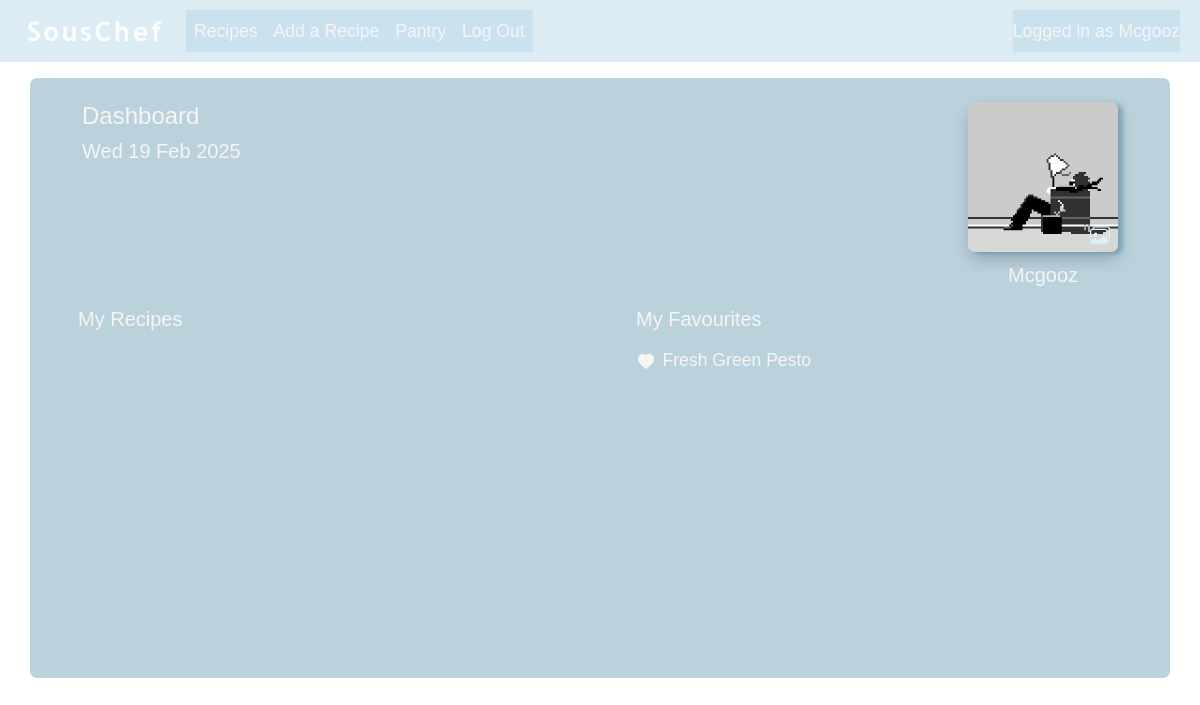
The page /user_dashboard/ (signed in) on the database as committed earlier.
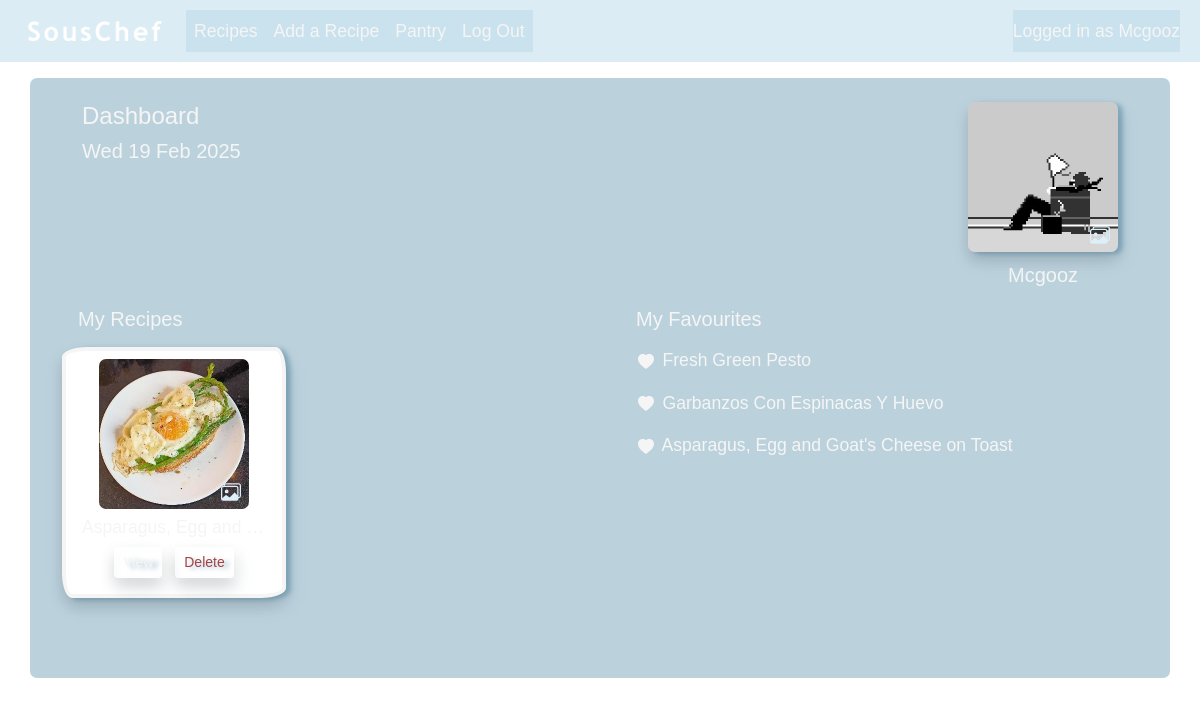
The same page on the database as committed later.
### souschef/models.py (models this page shows, shortened)
class User(AbstractUser):
    pass

class UserDashboard(models.Model):
    user_name = models.OneToOneField(User, on_delete=models.CASCADE, related_name="user_name")
    created = models.DateTimeField(auto_now_add=True)
    profile_picture = models.ImageField(upload_to="profile_pics", null=True, blank=True)

class Favourite(models.Model):
    user = models.ForeignKey(UserDashboard, on_delete=models.CASCADE, related_name="user")
    favourite_recipe = models.ForeignKey(Recipe, on_delete=models.CASCADE, null=True, blank=True, related_name="favourite_recipe")

class Recipe(models.Model):
    title = models.CharField(max_length=128)
    description = models.TextField()
    ingredients = models.ManyToManyField(Ingredient, through="IngredientPerRecipe")
    image = models.ImageField(upload_to="recipe_pics", null=True, blank=True)
    created_by = models.ForeignKey(User, on_delete=models.CASCADE)
    created_on = models.DateTimeField(auto_now_add=True)

### souschef/views.py (the view)
# urls.py: path("user_dashboard/", views.user_dashboard, name="user_dashboard"),
@login_required
def user_dashboard(request):
    current_user = request.user
    profile = UserDashboard.objects.get(user_name=current_user)
    recipes = Recipe.objects.filter(created_by=current_user)
    form = UserDashboardForm()
    recipe_form = NewRecipeForm()
    favourites = Favourite.objects.filter(user=profile)
    if request.method == "GET":
        return render(request, "souschef/user_dashboard.html", {
            "profile": profile,
            "recipes": recipes,
            "favourites": favourites,
            "form": form,
            "recipe_form": recipe_form
        })
    elif request.method == "POST":
        profile.profile_picture.delete()
        image = request.FILES.get("croppedImage")
        profile.profile_picture.save(image.name, image)
        return JsonResponse({"message": "Picture updated successfully!"})

### souschef/context_processors.py (called while the page is built)
def date(request):
    today = datetime.datetime.today().date()
    date = datetime.datetime.strftime(today, '%a %d %b %Y')
    return {'date': date}

### souschef/templates/souschef/user_dashboard.html (shortened to what this page needs)
{% extends "SousChef/layout.html" %}
{% load static %}
{% block body %}
    <div class="container bg-custom mt-2 p-4">
        <div class="row mx-3">
            <div class="col">
                <h4>Dashboard</h4>
                <h5>{{ date }}</h5>
            </div>
            <div class="col d-flex justify-content-end">
                <div class="d-flex flex-column align-items-center">
                    <div class="mb-2" style="position: relative">
                        {% if profile.profile_picture %}
                                <img class="profilepic shadow" src="{{ profile.profile_picture.url }}" id="picImagePreview"></img>
                        {% else %}
                                <img class="profilepic shadow" src="{% static 'images/default_pics/default_profile.png' %}" id="picImagePreview"></img>
                        {% endif %}
                        <label for="pictureUpload" class="btn btn-outline" style="position: absolute; bottom: 0; right: -5;">
                        </label>
                    </div>
                    <div class="fs-5">{{ profile.user_name }}</div>
                </div>
            </div>
        </div>
        <div class="row">
            <div class="col-6 mx-2">
                <div class="row justify-content-start">
                    <h5 class="mx-3">My Recipes</h5>
                    {% for recipe in recipes %}
                        <div class="col-lg-6 my-2">
                            <div class="card shadow text-center" style="width: 14rem;">
                                <div class="m-2" style="position: relative">
                                    {% if recipe.image %}
                                        <a class="mx-auto" href="{% url 'recipe' recipe.id %}">
                                        <img src="{{ recipe.image.url }}" id="imagePreview{{ recipe.id }}" class="card-img-top img-fluid recipe-image" alt="recipe image">
                                        </a>
                                    {% else %}
                                        <a class="mx-auto" href="{% url 'recipe' recipe.id %}">
                                        <img src="{% static 'images/default_pics/default_recipe.png' %}" id="imagePreview{{ recipe.id }}" class="card-img-top img-fluid recipe-image" alt="recipe image">
                                        </a>
                                    {% endif %}
                                    <label for="imageUpload{{ recipe.id }}" class="btn btn-outline" style="position: absolute; bottom: 0; right: 20;">
                                    </label>
                                </div>
                                <div class="card-body pt-0 mt-0">
                                    <h6 class="card-title text-truncate">{{ recipe.title }}</h6>
                                    <div class="mt-1">
                                        <a href="{% url 'recipe' recipe.id %}" class="btn btn-custom shadow btn-sm mx-1">View</a>
                                        <button type="button" class="btn btn-custom-red shadow btn-sm mx-1" data-bs-toggle="modal" data-bs-target="#confirmDeleteModal-{{ recipe.id }}">Delete</button>
                                    </div>
                                </div>
                            </div>
                        </div>
                    {% endfor %}
                </div>
            </div>
            <div class="col mx-2">
                <h5>My Favourites</h5>
                <div class="row">
                    <div class="col my-2">
                        {% if favourites %}
                            {% for favourite in favourites %}
                            <ul>
                                <li><svg xmlns="http://www.w3.org/2000/svg" width="16" height="16" fill="currentColor" class="bi bi-heart-fill me-1" viewBox="0 0 16 16">
                                    <path fill-rule="evenodd" d="M8 1.314C12.438-3.248 23.534 4.735 8 15-7.534 4.736 3.562-3.248 8 1.314"/>
                                </svg>
                                <a href="{% url 'recipe' favourite.favourite_recipe.id %}">{{ favourite.favourite_recipe.title }}</a></li>
                            </ul>
                            {% endfor %}
                        {% else %}
                            No favourites yet
                        {% endif %}
                    </div>
                </div>
            </div>
        </div>
</div>
{% endblock %}

### souschef/templates/souschef/layout.html (shortened to what this page needs)
{% load static %}
<!DOCTYPE html>
<html lang="en">
    <head>
        <link href="https://cdnjs.cloudflare.com/ajax/libs/cropperjs/1.6.2/cropper.css" rel="stylesheet">
        <link href="https://cdn.jsdelivr.net/npm/bootstrap@5.3.3/dist/css/bootstrap.min.css" rel="stylesheet">
        <link href="{% static 'styles.css' %}" rel="stylesheet">
    </head>
    <body>
        <nav class="navbar navbar-expand-lg nav-colours pt-2 mb-3">
            <div class="container-fluid ms-2">
                <a class="navbar-brand" href="{% url 'index' %}">
                    <img src="{% static 'images/souschef.png' %}" alt="Logo" width="150" height="auto" class="d-inline-block p-2">
                </a>
                <div class="collapse navbar-collapse" id="toggle">
                    <ul class="navbar-nav me-auto mb-3 mb-lg-0 nav-colours">
                        <li class="nav-item">
                            <a class="nav-link" href="{% url 'recipes' %}">Recipes</a>
                        </li>
                        {% if user.is_authenticated %}
                            <li class="nav-item">
                                <a class="nav-link" href="{% url 'add_recipe' %}">Add a Recipe</a>
                            </li>
                            <li class="nav-item">
                                <a class="nav-link" href="{% url 'pantry' %}">Pantry</a>
                            </li>
                            <li class="nav-item">
                                <a class="nav-link" href="{% url 'logout' %}">Log Out</a>
                            </li>
                        {% endif %}
                    </ul>
                    <div class="me-2 nav-colours">
                        {% if user.is_authenticated %}
                            <div class="navbar-text d-flex align-items-center">
                                Logged in as<a class="nav-link custom-ms" href="{% url 'user_dashboard' %}">{{ user.username }}</a>
                            </div>
                        {% else %}
                            <span class="navbar-text">Not logged in</span>
                        {% endif %}
                    </div>
                </div>
            </div>
        </nav>
        {% block body %}
        {% endblock %}
    </body>
</html>

### souschef/static/styles.css (style rules this page uses)
a { text-decoration: none; color: whitesmoke; }
body { background-image: url("/static/images/background.jpg"); background-position: center; background-repeat: repeat; background-attachment: fixed; background-size: 2000px; color: whitesmoke; font-family: 'sofiapro-light', 'Helvetica', 'Arial', sans-serif; font-size: 1.1rem; }
.bg-custom { background-color: rgba(85, 140, 167, 0.4); border-radius: 7px; min-height: 600px; }
.btn-custom { color: whitesmoke; }
.btn-custom-red { color: rgb(166, 67, 67); }
.btn-custom-icon { fill: #ddeff8; }
.nav-colours { background-color: rgba(177, 213, 231, 0.45); }
.navbar-text { color: whitesmoke; }
.nav-link { color: whitesmoke !important; }
.custom-ms { margin-left: 0.3rem; }
.profilepic { width: auto; height: 150px; border-radius: 7px; }
.recipe-image { height: 150px; width: auto; border-radius: 7px; }
.card { background-image: url("/static/images/background.jpg"); border: solid 4px whitesmoke; border-top-left-radius: 25px 10px; border-top-right-radius: 10px 25px; border-bottom-right-radius: 25px 10px; border-bottom-left-radius: 10px 25px; color: whitesmoke !important; }
.card-title { font-size: 1.1rem; }
.shadow { filter: drop-shadow(5px 2px 2px #558ca780); }
ul { list-style: none; padding-left: 0.1rem; }

Rows that differ between the two databases and show on the page:
added Recipe: image (picture)
added Favourite: favourite_recipe "Garbanzos Con Espinacas Y Huevo"
added Favourite: favourite_recipe "Asparagus, Egg and Goat's Cheese on Toast"
